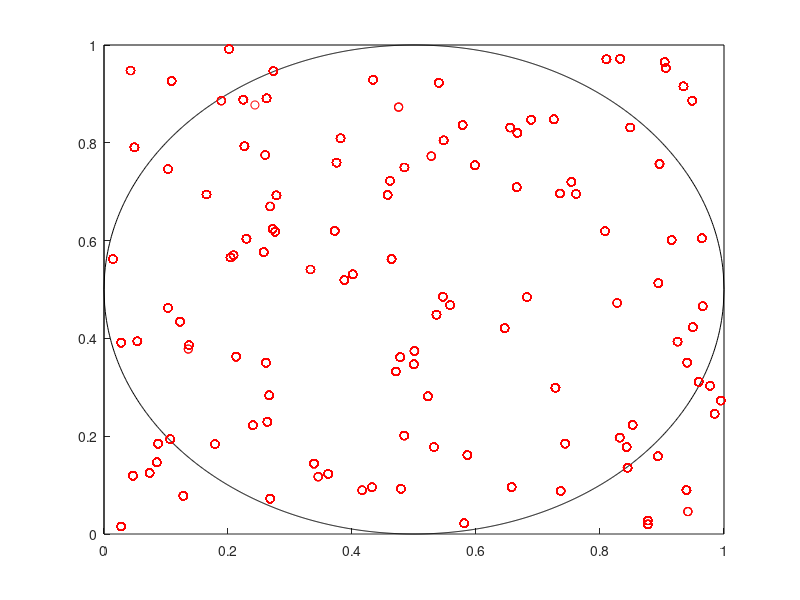
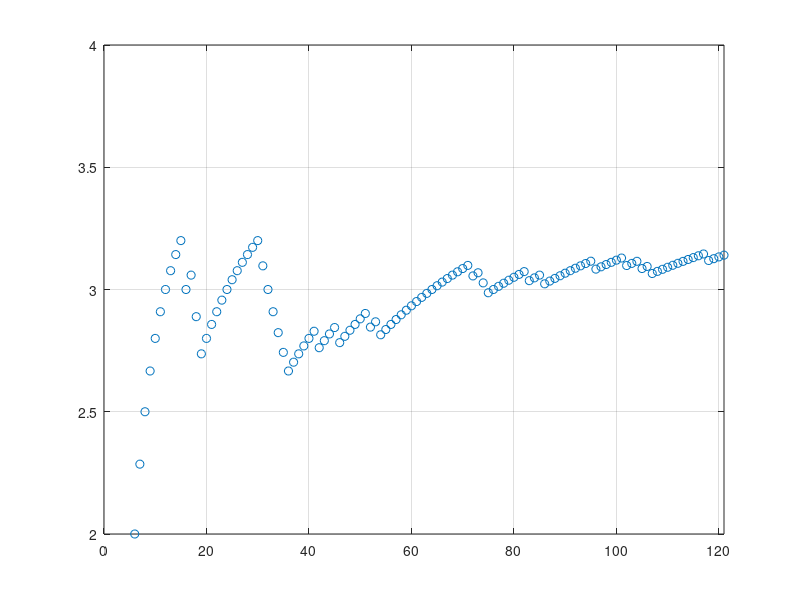

MATLAB code to generate these figures, in order:
%% Estimate Pi using a Monte Carlo Simulation.

%% Prepare workspace
clear all       % Clear all variables
close all       % Close all windows
clc             % Clear command window
rng('shuffle')  % Seed random number generator with current time

%% Plot diagram to visulize solution.
figure(1)   % Open figure window
hold on     % Hold figured

% Plot circle
x = 0:.001:1;   % Define domain
y_upper = sqrt(0.25 - (x - 0.5).^2) + 0.5;      % Upper half of circle
y_lower = -1 .* sqrt(0.25 - (x - 0.5).^2) + .5; %Lower half of circle
plot(x,y_upper, 'k-')   % Plot upper half
plot(x,y_lower, 'k-')   % Plot lower half

% Plot rectangle
x = [0 0 1 1];
y = [0 1 1 0];
plot(x,y, 'k-')

%% Calculate pi using uniform random numbers.
clear x         % Clear x
clear y         % Clear y
X = 0;          % Counter for darts landing inside circle
total = 0;      % Total darts trown
keep_going = 1; % Loop termination criteria
i = 1;          % Vector index

while  keep_going == 1;
    total = total + 1;  % Increment darts thrown
    k(i) = i;           % Vector for ploting convergence
    x(i) = rand(1);     % x-coordinate of dart
    y(i) = rand(1);     % y-coordinate of dart
    z = (x(i)-.5)^2 + (y(i)-.5)^2;  % Distance from center of circle
    
    % Determine if dart is inside or on parimeter of circle.
    if z <= .25
        X = X + 1; % Increment counter for darts inside or on circle
    end % end if
    
    % Plot point
    plot(x,y,'ro')
    pause(0.05) % pause so viewer can see point
    pi_est(i) = 4*X/total;  % Calculate estimate of pi
    
    % Determine if estimate is within 0.001 of pi
    if (pi_est(i) < 3.142) & (pi_est(i) > 3.140)
        keep_going = 0; % Set loop termination criteria
    end % end if
    
    i = i + 1;  % Increment vector index
end

%% Plot convergence
figure(2)               % Open Figure window
plot(k,pi_est,'o')      % Plot convergence
grid on
axis([0 k(i-1) 2 4])    % Set axis
pi_est(i-1)                  % Print estimate of pi
total                   % Print total number of darts thrown